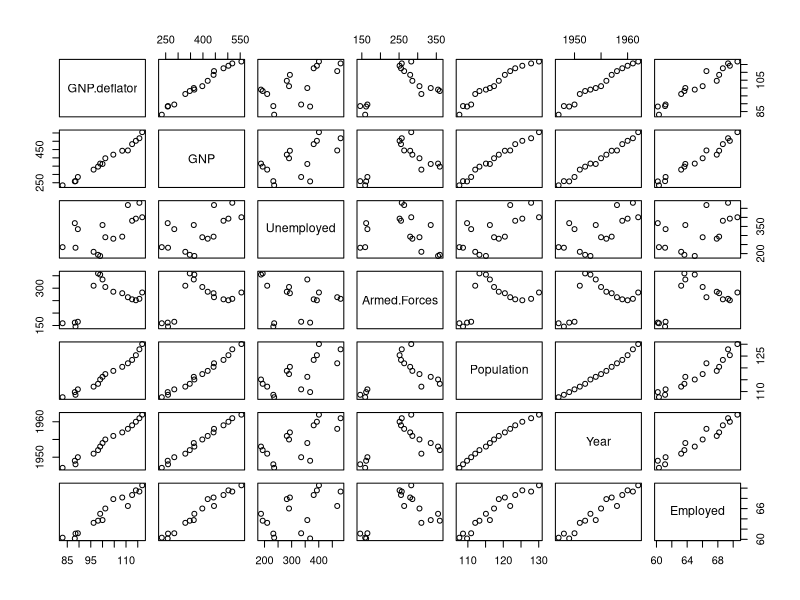
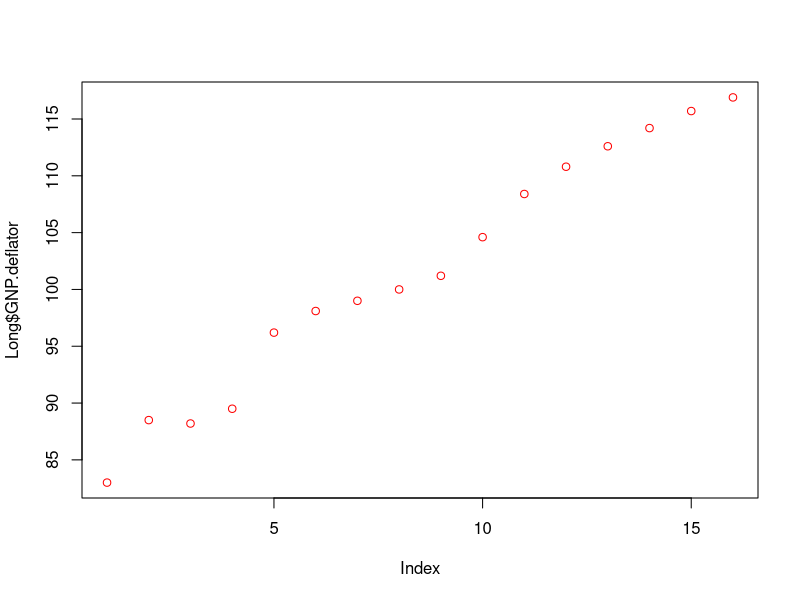
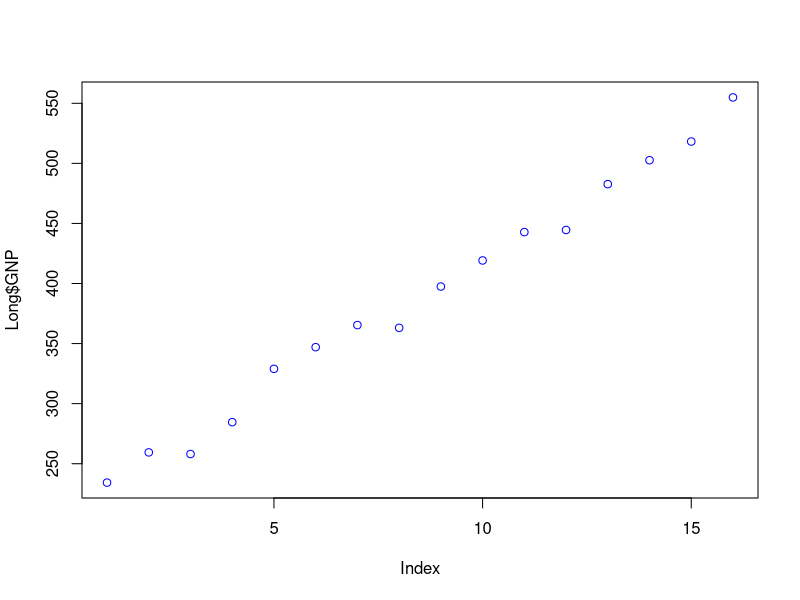
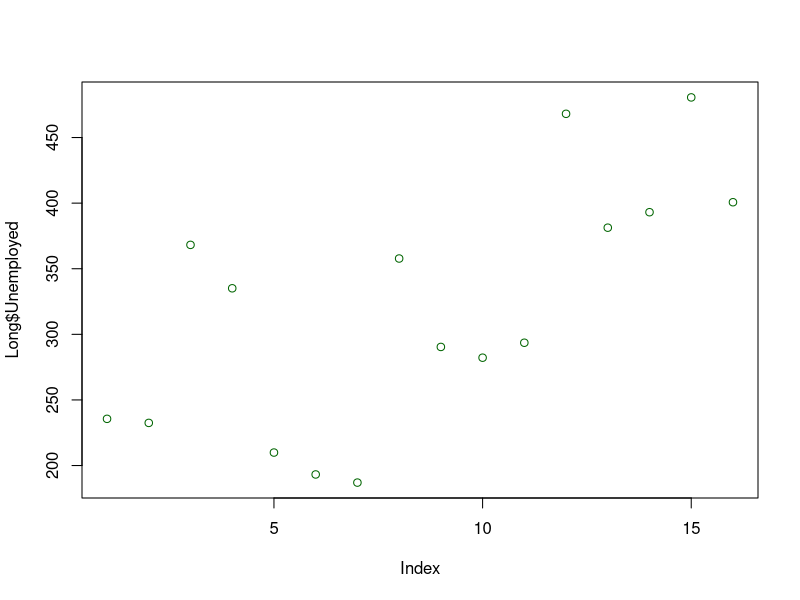
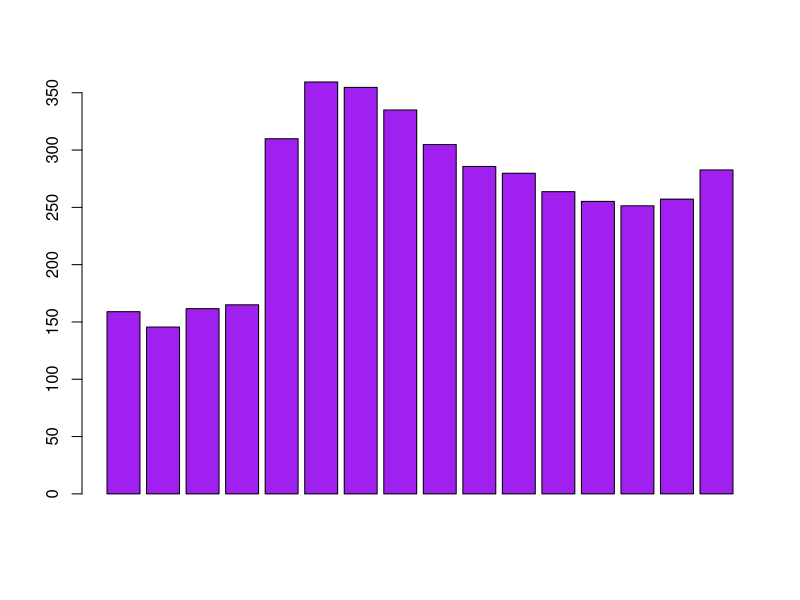
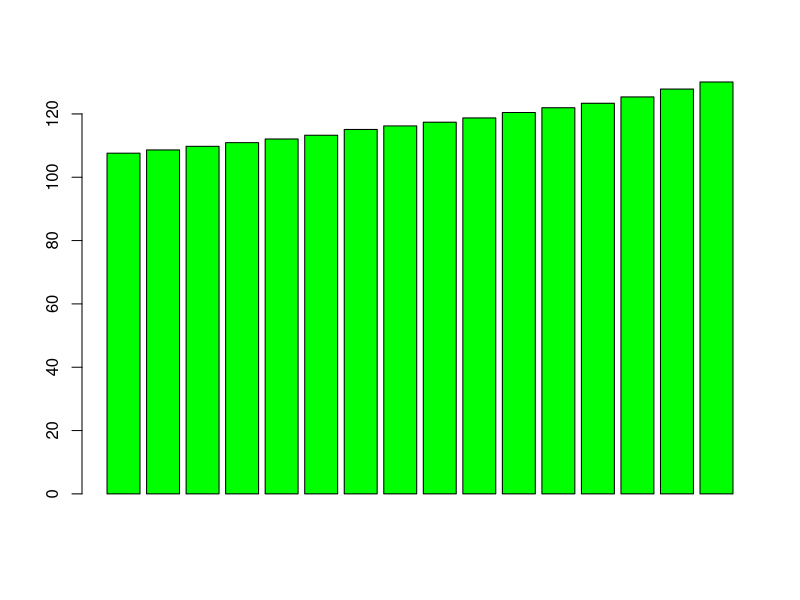
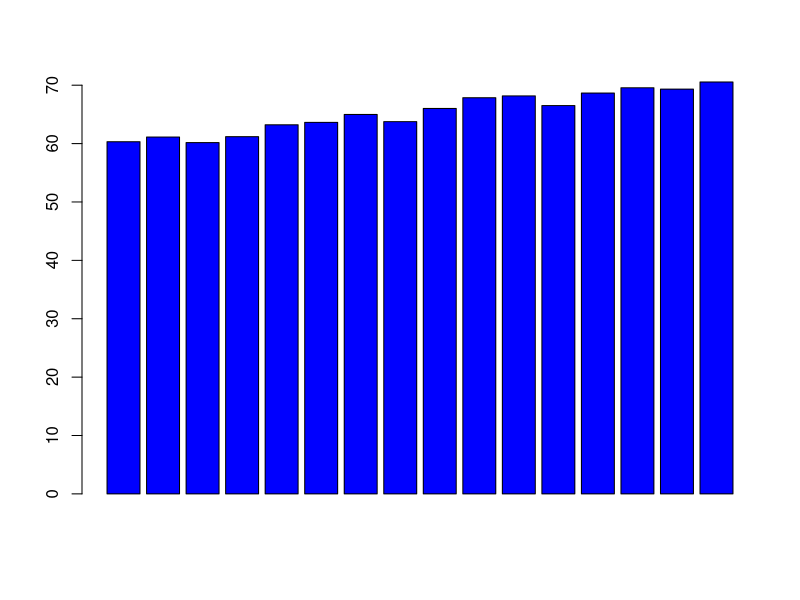
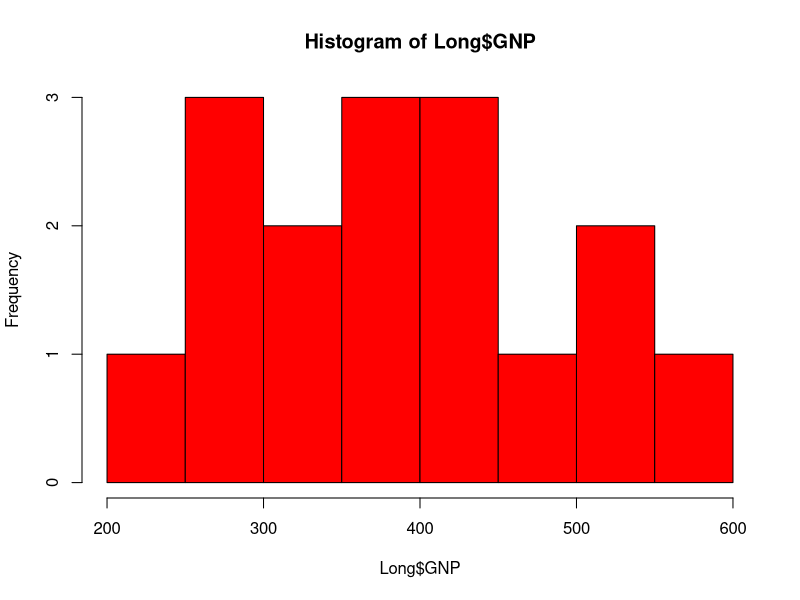

Source code (R) for these figures, in order: (Note: this script raises an error after producing the figures.)
## Loading the data sets ##

datasets::longley
Long <- datasets::longley

## Exploring the data set first 10 values ##

head(Long)
head(Long,10)

## Exploring the data set's last 10 values ##

tail(Long)
tail(Long,10)

## Plotting the various values ##

plot(Long)
plot(Long$GNP.deflator, col = 'red')
plot(Long$GNP, col = 'blue')
plot(Long$Unemployed, col = 'darkGreen')

## Bar Plot ##

barplot(Long$Armed.Forces, col = 'purple')
barplot(Long$Population, col = 'green') 
barplot(Long$Employed, col = 'blue')

## Histogram Plot ##

hist(Long$GNP, col = 'red')
hist(Long$Armed.Forces, col = 'yellow')

## Comparission between variables ##

plot(Long$GNP.deflator,Long$Unemployed, main = 'GNP.deflator vs Unemployed',
     xlab = 'GNP.deflator', ylab = 'Unemployed', col ='red')

plot(Long$Armed.Forces, Long$GNP, main = 'Armed.Forces vs GNP',
     xlab = 'Armed.Forces', ylab = 'GNP', col = 'green')

## Comparission between variables by barplot ##

barplot(Long$Employed,Long$Unemployed, main = 'Employed vs Unemployed',
     xlab = 'Employed', ylab = 'Unemployed', col = 'yellow')

barplot(Long$GNP,Long$Armed.Forces, main = 'GNP vs Armed.Forces',
        xlab = 'GNP', ylab = 'Armed.Forces', col = 'blue')

## Finding the outliers ##

boxplot(Long$GNP.deflator)
boxplot(Long$GNP)
boxplot(Long$Unemployed)
boxplot(Long$Armed.Forces)
boxplot(Long$Population)

## Finding the maximum values ##

max(Long$GNP.deflator)
max(Long$Employed)
max(Long$Unemployed)

## Linear Regression between GP & Unemployed ##

model1 <- lm(Unemployed~GNP, data = Long)
summary(model1)

## Linear Regression between Employed & GNP.deflator ##

model2 <- lm(Employed~GNP.deflator,data = Long)
summary(model2)

## Predictions of Models ##

pred <- predict(model1)
pred

pred <- predict(model2)
pred

## Mltiple Regression ##

model3 <- lm(GNP.deflator~GNP+Unemployed+Armed.Forces+Population+Employed, data = Long)
summary(model3)

## Prediction for model3 ##

pred <- predict(model3)
pred

## Regression Plotting ##

plot(model1)
avPlots(model1)

plot(model2)
avPlots(model2)
influenceIndexPlot(model2)

plot(model3)
avPlots(model3)
influenceIndexPlot(model3)

## Prediction irrespective of Unemployed ##

predict_Employed <- predict.lm(model)
predict_Employed

## Checking Colinearity ##

data1 <- data.frame(Long$GNP.deflator,Long$GNP,Long$Unemployed,Long$Armed.Forces,Long$Population,Long$Year,Long$Employed)
cor(data1)

